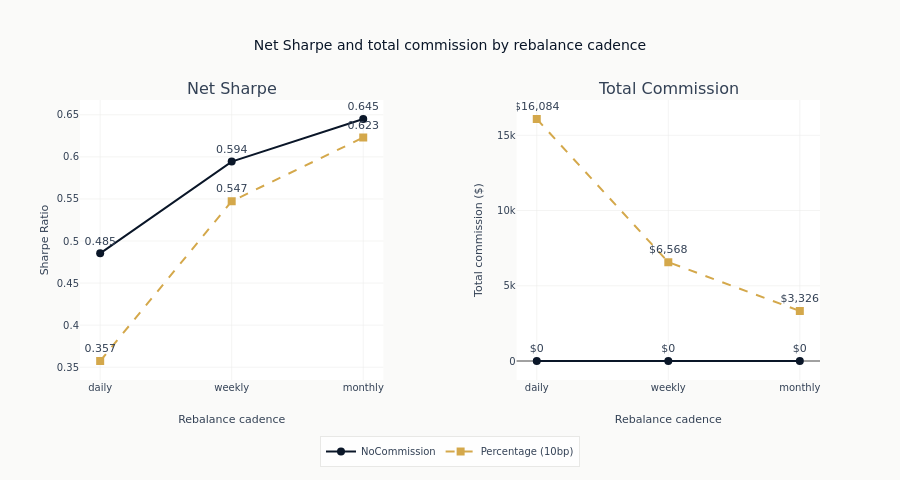

Notebook source saved alongside this figure:
### Markdown cell above
### Add Dollar Fees and Complete the Layout

The second panel uses its own dollar scale. Shared cadence labels align the
paths without implying that Sharpe and fees have comparable magnitudes.

### Code cell
for model_name, color, symbol, dash in frequency_styles:
    commissions = frequency_series[model_name]["commission"]
    fig.add_trace(
        go.Scatter(
            x=cadence_labels,
            y=commissions,
            name=model_name,
            mode="lines+markers+text",
            line=dict(color=color, dash=dash),
            marker=dict(symbol=symbol, size=8),
            text=[f"${value:,.0f}" for value in commissions],
            textposition="top center",
            showlegend=False,
        ),
        row=1,
        col=2,
    )
fig.update_yaxes(title_text="Sharpe Ratio", row=1, col=1)
fig.update_yaxes(title_text="Total commission ($)", title_standoff=12, row=1, col=2)
fig.update_xaxes(title_text="Rebalance cadence", row=1, col=1)
fig.update_xaxes(title_text="Rebalance cadence", row=1, col=2)
fig.update_layout(
    height=480,
    title="Net Sharpe and total commission by rebalance cadence",
    legend=dict(orientation="h", yanchor="top", y=-0.2, xanchor="center", x=0.5),
    margin=dict(b=100, t=100),
)
show_plotly_with_alt(
    fig,
    "Two panels against rebalance cadence, from daily to monthly, comparing a no-commission "
    "path with a percentage-fee path, every point labelled. In the Sharpe panel both paths rise "
    "towards monthly cadence and the gap between them closes as they go. In the commission "
    "panel the no-commission path is flat on zero while the fee path falls steeply from its "
    "daily value, so the two panels move in step.",
)

### Figure 1 — Plotly figure (JSON) as saved in the notebook; plotly's stock layout.template omitted (floating-point values rounded to 4 significant figures)
{"data": [{"line": {"color": "#0a1628", "dash": "solid"}, "marker": {"size": 8, "symbol": "circle"}, "mode": "lines+markers+text", "name": "NoCommission", "text": ["0.485", "0.594", "0.645"], "textposition": "top center", "type": "scatter", "x": ["daily", "weekly", "monthly"], "xaxis": "x", "y": [0.4853, 0.5944, 0.645], "yaxis": "y"}, {"line": {"color": "#D4A84B", "dash": "dash"}, "marker": {"size": 8, "symbol": "square"}, "mode": "lines+markers+text", "name": "Percentage (10bp)", "text": ["0.357", "0.547", "0.623"], "textposition": "top center", "type": "scatter", "x": ["daily", "weekly", "monthly"], "xaxis": "x", "y": [0.3574, 0.5473, 0.6229], "yaxis": "y"}, {"line": {"color": "#0a1628", "dash": "solid"}, "marker": {"size": 8, "symbol": "circle"}, "mode": "lines+markers+text", "name": "NoCommission", "showlegend": false, "text": ["$0", "$0", "$0"], "textposition": "top center", "type": "scatter", "x": ["daily", "weekly", "monthly"], "xaxis": "x2", "y": [0.0, 0.0, 0.0], "yaxis": "y2"}, {"line": {"color": "#D4A84B", "dash": "dash"}, "marker": {"size": 8, "symbol": "square"}, "mode": "lines+markers+text", "name": "Percentage (10bp)", "showlegend": false, "text": ["$16,084", "$6,568", "$3,326"], "textposition": "top center", "type": "scatter", "x": ["daily", "weekly", "monthly"], "xaxis": "x2", "y": [16080.0, 6568.0, 3326.0], "yaxis": "y2"}], "layout": {"annotations": [{"font": {"size": 16}, "showarrow": false, "text": "Net Sharpe", "x": 0.205, "xanchor": "center", "xref": "paper", "y": 1.0, "yanchor": "bottom", "yref": "paper"}, {"font": {"size": 16}, "showarrow": false, "text": "Total Commission", "x": 0.795, "xanchor": "center", "xref": "paper", "y": 1.0, "yanchor": "bottom", "yref": "paper"}], "height": 480, "legend": {"orientation": "h", "x": 0.5, "xanchor": "center", "y": -0.2, "yanchor": "top"}, "margin": {"b": 100, "t": 100}, "title": {"text": "Net Sharpe and total commission by rebalance cadence"}, "xaxis": {"anchor": "y", "domain": [0.0, 0.41], "title": {"text": "Rebalance cadence"}}, "xaxis2": {"anchor": "y2", "domain": [0.59, 1.0], "title": {"text": "Rebalance cadence"}}, "yaxis": {"anchor": "x", "domain": [0.0, 1.0], "title": {"text": "Sharpe Ratio"}}, "yaxis2": {"anchor": "x2", "domain": [0.0, 1.0], "title": {"standoff": 12, "text": "Total commission ($)"}}}}
